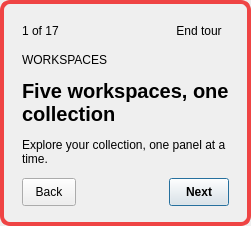
<?xml version="1.0" encoding="UTF-8"?>
<ui version="4.0">
 <class>WorkspaceTourCard</class>
 <widget class="QFrame" name="WorkspaceTourCard">
  <property name="surfaceRole" stdset="0"><string>panel</string></property>
  <property name="styleSheet"><string notr="true">QFrame#WorkspaceTourCard { border: 4px solid #ef4444; border-radius: 10px; }
QPushButton#button_next { padding: 6px 16px; font-weight: bold; }
QPushButton#button_back { padding: 6px 12px; }</string></property>
  <layout class="QVBoxLayout" name="layout_card">
   <property name="spacing"><number>12</number></property>
   <property name="leftMargin"><number>18</number></property>
   <property name="topMargin"><number>16</number></property>
   <property name="rightMargin"><number>18</number></property>
   <property name="bottomMargin"><number>16</number></property>
   <item><layout class="QHBoxLayout" name="layout_header">
    <item><widget class="QLabel" name="label_progress">
     <property name="textRole" stdset="0"><string>secondary</string></property>
     <property name="text"><string>1 of 17</string></property>
    </widget></item>
    <item><spacer name="spacer_header"><property name="orientation"><enum>Qt::Horizontal</enum></property><property name="sizeHint" stdset="0"><size><width>10</width><height>0</height></size></property></spacer></item>
    <item><widget class="QToolButton" name="button_close">
     <property name="text"><string>End tour</string></property>
     <property name="toolTip"><string>End tour (Escape)</string></property>
     <property name="autoRaise"><bool>true</bool></property>
    </widget></item>
   </layout></item>
   <item><widget class="QLabel" name="label_workspace">
    <property name="textRole" stdset="0"><string>secondary</string></property>
    <property name="text"><string>WORKSPACES</string></property>
   </widget></item>
   <item><widget class="QLabel" name="label_title">
    <property name="textRole" stdset="0"><string>primary</string></property>
    <property name="font"><font><pointsize>15</pointsize><bold>true</bold></font></property>
    <property name="text"><string>Five workspaces, one collection</string></property>
    <property name="wordWrap"><bool>true</bool></property>
   </widget></item>
   <item><widget class="QLabel" name="label_description">
    <property name="textRole" stdset="0"><string>primary</string></property>
    <property name="text"><string>Explore your collection, one panel at a time.</string></property>
    <property name="wordWrap"><bool>true</bool></property>
   </widget></item>
   <item><layout class="QHBoxLayout" name="layout_actions">
    <item><widget class="QPushButton" name="button_back"><property name="text"><string>Back</string></property><property name="autoDefault"><bool>false</bool></property></widget></item>
    <item><spacer name="spacer_actions"><property name="orientation"><enum>Qt::Horizontal</enum></property><property name="sizeHint" stdset="0"><size><width>10</width><height>0</height></size></property></spacer></item>
    <item><widget class="QPushButton" name="button_next"><property name="text"><string>Next</string></property><property name="default"><bool>true</bool></property></widget></item>
   </layout></item>
  </layout>
 </widget>
 <resources/>
 <connections/>
</ui>
